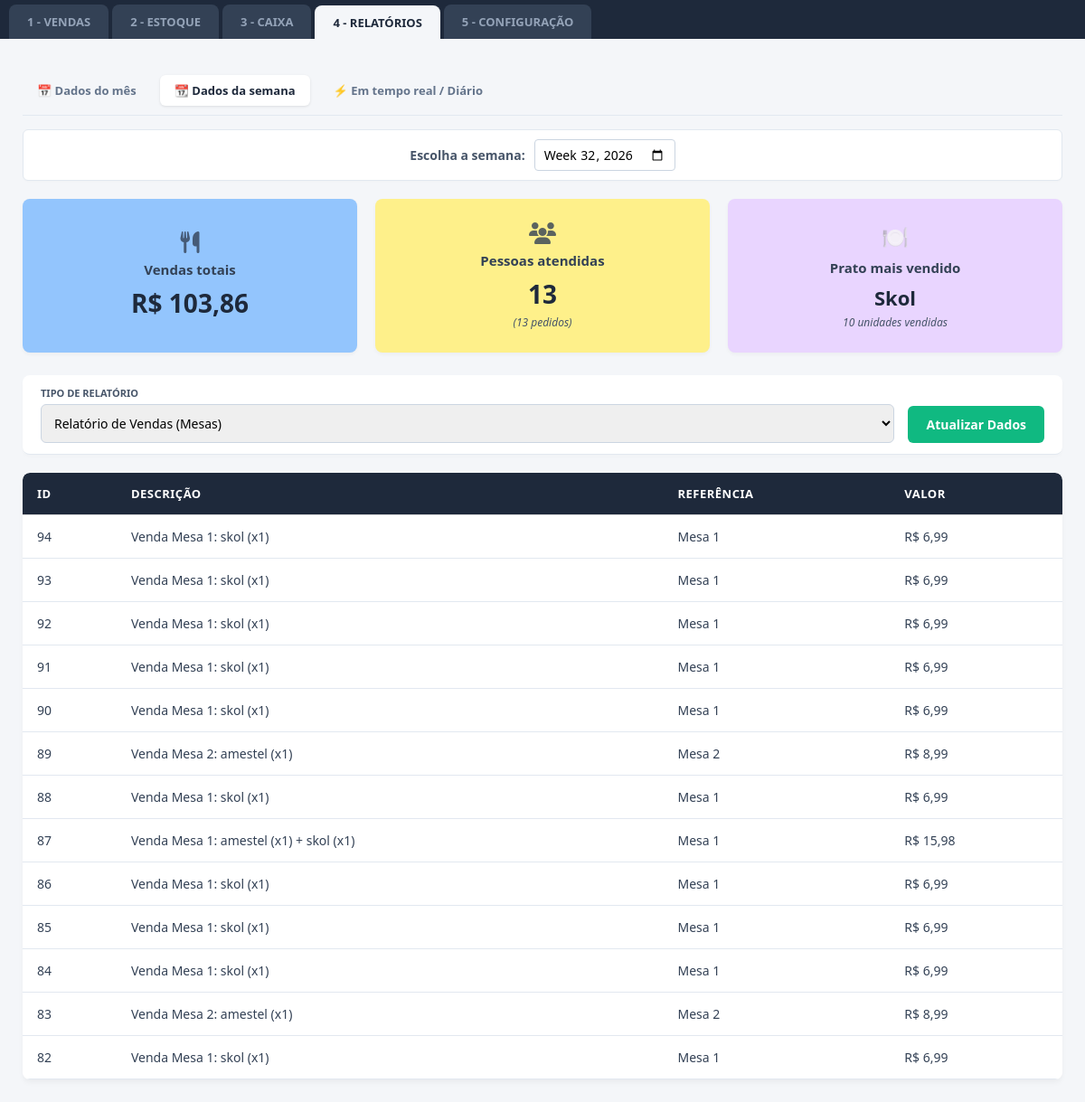
The app's page /relatorios?filtro=semana with its own data.
### tables this page shows
CREATE TABLE financeiro (
            id INTEGER PRIMARY KEY AUTOINCREMENT,
            descricao TEXT,
            valor REAL,
            tipo TEXT,
            data TEXT
        );

### app.py (the view)
@app.route('/relatorios')
def relatorios():
    filtro_tipo = request.args.get('filtro', 'dia')
    data_atual_padrao = datetime.now().strftime('%Y-%m-%d')
    mes_atual_padrao = datetime.now().strftime('%Y-%m')
    semana_atual_padrao = datetime.now().strftime('%G-W%V')
    data_selecionada = request.args.get('data_escolhida', data_atual_padrao)
    mes_selecionado = request.args.get('mes_ano', mes_atual_padrao)
    semana_selecionada = request.args.get('semana_escolhida', semana_atual_padrao)
    conexao = sqlite3.connect("restaurante.db")
    cursor = conexao.cursor()
    if filtro_tipo == 'mes':
        termo_busca = f"{mes_selecionado}%"
        cursor.execute("SELECT id, descricao, tipo, valor FROM financeiro WHERE tipo = 'Receita' AND data LIKE ? ORDER BY id DESC", (termo_busca,))
    elif filtro_tipo == 'semana':
        try:
            ano_str, semana_str = semana_selecionada.split('-W')
            inicio_semana = datetime.strptime(f'{ano_str}-W{semana_str}-1', "%G-W%V-%u").strftime('%Y-%m-%d 00:00:00')
            fim_semana = datetime.strptime(f'{ano_str}-W{semana_str}-7', "%G-W%V-%u").strftime('%Y-%m-%d 23:59:59')
        except ValueError:
            inicio_semana = "1900-01-01 00:00:00"
            fim_semana = "2100-01-01 23:59:59"
        cursor.execute("""
            SELECT id, descricao, tipo, valor
            FROM financeiro
            WHERE tipo = 'Receita' AND data >= ? AND data <= ?
            ORDER BY id DESC
        """, (inicio_semana, fim_semana))
    else: # dia
        termo_busca = f"{data_selecionada}%"
        cursor.execute("SELECT id, descricao, tipo, valor FROM financeiro WHERE tipo = 'Receita' AND data LIKE ? ORDER BY id DESC", (termo_busca,))
    dados = cursor.fetchall()
    conexao.close()
    resultados = []
    soma_total = 0.0
    contagem_pratos = {}
    for item in dados:
        id_item, desc, tipo, val = item
        soma_total += val
        if "Balcão" in desc:
            referencia_venda = "Balcão"
        elif "Mesa" in desc:
            referencia_venda = desc.split(':')[0].replace("Venda ", "")
        else:
            referencia_venda = "Outros"
        resultados.append({
            "id": id_item,
            "descricao": desc,
            "referencia": referencia_venda,
            "valor": f"R$ {val:,.2f}".replace(",", "X").replace(".", ",").replace("X", ".")
        })
        match = re.search(r':\s*(.+?)\s*\(x(\d+)\)', desc)
        if match:
            nome_produto = match.group(1).strip().capitalize()
            quantidade = int(match.group(2))
            contagem_pratos[nome_produto] = contagem_pratos.get(nome_produto, 0) + quantidade
    total_pedidos = len(resultados)
    if contagem_pratos:
        prato_destaque_nome = max(contagem_pratos, key=contagem_pratos.get)
        prato_destaque_qtd = contagem_pratos[prato_destaque_nome]
    else:
        prato_destaque_nome = "Sem vendas"
        prato_destaque_qtd = 0
    vendas_formatadas = f"R$ {soma_total:,.2f}".replace(",", "X").replace(".", ",").replace("X", ".")
    return render_template(
        'relatorios.html',
        vendas_totais=vendas_formatadas,
        total_pessoas=total_pedidos,
        total_pedidos=total_pedidos,
        prato_destaque_nome=prato_destaque_nome,
        prato_destaque_qtd=prato_destaque_qtd,
        resultados=resultados,
        filtro_atual=filtro_tipo,
        mes_selecionado=mes_selecionado,
        data_selecionada=data_selecionada,
        semana_selecionada=semana_selecionada
    )

### templates/relatorios.html (shortened to what this page needs)
<!DOCTYPE html>
<html lang="pt-BR">
<head>
    <link rel="stylesheet" href="{{ url_for('static', filename='style.css') }}">
    <link rel="stylesheet" href="https://cdnjs.cloudflare.com/ajax/libs/font-awesome/6.4.0/css/all.min.css">
</head>
<body>
    <div class="abas-container">
        <a href="/vendas" style="text-decoration: none;"><button class="aba">1 - VENDAS</button></a>
        <a href="/estoque" style="text-decoration: none;"><button class="aba">2 - ESTOQUE</button></a>
        <a href="/caixa" style="text-decoration: none;"><button class="aba">3 - CAIXA</button></a>
        <a href="/relatorios" style="text-decoration: none;"><button class="aba ativa">4 - RELATÓRIOS</button></a>
        <a href="/configuracao" style="text-decoration: none;"><button class="aba">5 - CONFIGURAÇÃO</button></a>
    </div>
    <div class="container-principal">
        <div class="sub-abas">
            <a href="/relatorios?filtro=mes" style="text-decoration: none;">
                <button class="sub-aba {% if filtro_atual == 'mes' %}ativa{% endif %}">
                    📅 Dados do mês
                </button>
            </a>
            <a href="/relatorios?filtro=semana" style="text-decoration: none;">
                <button class="sub-aba {% if filtro_atual == 'semana' %}ativa{% endif %}">
                    📆 Dados da semana
                </button>
            </a>
            <a href="/relatorios?filtro=dia" style="text-decoration: none;">
                <button class="sub-aba {% if filtro_atual == 'dia' %}ativa{% endif %}">
                    ⚡ Em tempo real / Diário
                </button>
            </a>
        </div>
        <div class="seletor-mes" style="padding: 10px; background: #fff; border: 1px solid #e2e8f0; border-radius: 6px; margin-bottom: 20px; text-align: center;">
            <form method="GET" action="/relatorios" style="display: inline-flex; align-items: center; gap: 10px;">
                {% if filtro_atual == 'mes' %}
                    <label for="mes_ano" style="font-size: 14px; font-weight: 600; color: #475569;">Escolha o mês:</label>
                    <input type="month" id="mes_ano" name="mes_ano" value="{{ mes_selecionado }}"
                           onchange="this.form.submit()"
                           style="padding: 6px 10px; border: 1px solid #cbd5e1; border-radius: 4px; font-size: 14px; outline: none; cursor: pointer;">
                {% elif filtro_atual == 'semana' %}
                    <label for="semana_escolhida" style="font-size: 14px; font-weight: 600; color: #475569;">Escolha a semana:</label>
                    <input type="week" id="semana_escolhida" name="semana_escolhida" value="{{ semana_selecionada }}"
                           onchange="this.form.submit()"
                           style="padding: 6px 10px; border: 1px solid #cbd5e1; border-radius: 4px; font-size: 14px; outline: none; cursor: pointer;">
                {% endif %}
            </form>
        </div>
        <div class="dashboard-cards">
            <div class="card-metrica card-azul">
                <i class="fa-solid fa-utensils icone-card"></i>
                <span class="titulo-card">Vendas totais</span>
                <span class="valor-card">{{ vendas_totais }}</span>
            </div>
            <div class="card-metrica card-amarelo">
                <i class="fa-solid fa-users icone-card"></i>
                <span class="titulo-card">Pessoas atendidas</span>
                <span class="valor-card">{{ total_pessoas }}</span>
                <span class="sub-valor">({{ total_pedidos }} pedidos)</span>
            </div>
            <div class="card-metrica card-roxo">
                <div class="icone-card">🍽️</div>
                <div class="titulo-card">Prato mais vendido</div>
                <div class="valor-card" style="font-size: 22px;">{{ prato_destaque_nome }}</div>
                <div class="sub-valor">{{ prato_destaque_qtd }} unidades vendidas</div>
            </div>
        </div>
        <div class="barra-ferramentas" style="border-radius: 8px; margin-top: 25px; align-items: flex-end;">
            <div style="display: flex; flex-direction: column; gap: 5px; flex: 1;">
                <label style="font-size: 11px; font-weight: bold; color: #475569; text-transform: uppercase;">Tipo de Relatório</label>
                <select id="filtro-tipo" style="padding: 10px; border: 1px solid #cbd5e1; border-radius: 6px; font-size: 14px; outline: none;">
                    <option value="vendas">Relatório de Vendas (Mesas)</option>
                </select>
            </div>
            <button onclick="window.location.reload();" style="background-color: #10b981; color: white; border: none; padding: 11px 20px; border-radius: 6px; font-weight: bold; cursor: pointer; font-size: 14px;">
                Atualizar Dados
            </button>
        </div>
        <div style="background: white; border-radius: 8px; overflow: hidden; margin-top: 20px; box-shadow: 0 4px 6px -1px rgba(0, 0, 0, 0.05);">
            <table>
                <thead>
                    <tr>
                        <th>ID</th>
                        <th>Descrição</th>
                        <th>Referência</th>
                        <th>Valor</th>
                    </tr>
                </thead>
                <tbody>
                    {% if resultados %}
                        {% for item in resultados %}
                        <tr>
                            <td>{{ item.id }}</td>
                            <td>{{ item.descricao }}</td>
                            <td>{{ item.referencia }}</td>
                            <td>{{ item.valor }}</td>
                        </tr>
                        {% endfor %}
                    {% else %}
                        <tr>
                            <td colspan="4" style="text-align: center; color: #64748b; padding: 25px;">Nenhuma venda registrada neste período.</td>
                        </tr>
                    {% endif %}
                </tbody>
            </table>
        </div>
    </div>
</body>
</html>

### static/style.css (style rules this page uses)
* { margin: 0; padding: 0; box-sizing: border-box; font-family: 'Segoe UI', Arial, sans-serif; }
body { background-color: #f4f6f9; color: #333; display: flex; flex-direction: column; height: 100vh; overflow: hidden; }
.abas-container { background-color: #1e293b; display: flex; padding: 5px 10px 0 10px; gap: 4px; align-items: flex-end; border-bottom: none; }
.aba { padding: 10px 20px; color: #94a3b8; background-color: #334155; font-size: 13px; font-weight: bold; border: none; border-top-left-radius: 8px; border-top-right-radius: 8px; border-bottom-left-radius: 0px; border-bottom-right-radius: 0px; cursor: pointer; transition: all 0.2s ease; text-decoration: none; display: inline-block; }
.aba.ativa { background-color: #f4f6f9; color: #1e293b; position: relative; z-index: 10; border-bottom-left-radius: 0px; border-bottom-right-radius: 0px; margin-bottom: -1px; }
.barra-ferramentas { background-color: #ffffff; display: flex; gap: 15px; padding: 12px 20px; border-bottom: 1px solid #e2e8f0; box-shadow: 0 2px 4px rgba(0,0,0,0.02); position: relative; z-index: 5; flex-shrink: 0; }
.container-principal { flex: 1; padding: 25px; overflow-y: auto; width: 100%; }
table { width: 100%; border-collapse: collapse; background-color: white; }
th, td { padding: 12px; border-bottom: 1px solid #ddd; text-align: left; }
th { background-color: #f4f4f4; font-weight: bold; }
.aba { padding: 10px 20px; color: #94a3b8; background-color: #334155; font-size: 13px; font-weight: bold; border: none; border-top-left-radius: 8px; border-top-right-radius: 8px; cursor: pointer; transition: all 0.2s ease; text-decoration: none; display: inline-block; }
table { width: 100%; border-collapse: collapse; background-color: white; border-radius: 8px; overflow: hidden; }
th { background-color: #1e293b; color: #ffffff; padding: 14px 16px; text-align: left; font-size: 13px; text-transform: uppercase; letter-spacing: 0.5px; }
td { padding: 14px 16px; border-bottom: 1px solid #e2e8f0; color: #334155; font-size: 14px; }
.sub-abas { display: flex; gap: 10px; margin-bottom: 15px; border-bottom: 1px solid #e2e8f0; padding-bottom: 10px; }
.sub-aba { background: transparent; border: none; padding: 8px 16px; font-size: 13px; font-weight: 600; color: #64748b; cursor: pointer; border-radius: 6px; transition: all 0.2s; }
.sub-aba.ativa { background-color: #ffffff; color: #1e293b; box-shadow: 0 1px 3px rgba(0,0,0,0.1); }
.seletor-mes { background-color: #ffffff; border: 1px solid #e2e8f0; text-align: center; padding: 12px; border-radius: 6px; font-size: 14px; color: #475569; font-weight: 600; margin-bottom: 20px; cursor: pointer; box-shadow: 0 1px 2px rgba(0,0,0,0.02); }
.dashboard-cards { display: grid; grid-template-columns: repeat(3, 1fr); gap: 20px; margin-bottom: 20px; }
.card-metrica { padding: 25px 20px; border-radius: 8px; display: flex; flex-direction: column; align-items: center; justify-content: center; box-shadow: 0 2px 4px rgba(0,0,0,0.04); }
.icone-card { font-size: 24px; margin-bottom: 8px; color: #334155; opacity: 0.8; }
.titulo-card { font-size: 15px; font-weight: 600; color: #334155; margin-bottom: 8px; }
.valor-card { font-size: 28px; font-weight: bold; color: #1e293b; }
.sub-valor { font-size: 12px; color: #475569; font-style: italic; margin-top: 4px; }
.card-azul { background-color: #93c5fd; }
.card-amarelo { background-color: #fef08a; }
.card-roxo { background-color: #e9d5ff; }

### records on screen
financeiro: id "94", descricao "Venda Mesa 1: skol (x1)", referencia "Mesa 1", valor "R$ 6,99"
financeiro: id "93", descricao "Venda Mesa 1: skol (x1)", referencia "Mesa 1", valor "R$ 6,99"
financeiro: id "92", descricao "Venda Mesa 1: skol (x1)", referencia "Mesa 1", valor "R$ 6,99"
financeiro: id "91", descricao "Venda Mesa 1: skol (x1)", referencia "Mesa 1", valor "R$ 6,99"
financeiro: id "90", descricao "Venda Mesa 1: skol (x1)", referencia "Mesa 1", valor "R$ 6,99"
financeiro: id "89", descricao "Venda Mesa 2: amestel (x1)", referencia "Mesa 2", valor "R$ 8,99"
financeiro: id "88", descricao "Venda Mesa 1: skol (x1)", referencia "Mesa 1", valor "R$ 6,99"
financeiro: id "87", descricao "Venda Mesa 1: amestel (x1) + skol (x1)", referencia "Mesa 1", valor "R$ 15,98"
financeiro: id "86", descricao "Venda Mesa 1: skol (x1)", referencia "Mesa 1", valor "R$ 6,99"
financeiro: id "85", descricao "Venda Mesa 1: skol (x1)", referencia "Mesa 1", valor "R$ 6,99"
financeiro: id "84", descricao "Venda Mesa 1: skol (x1)", referencia "Mesa 1", valor "R$ 6,99"
financeiro: id "83", descricao "Venda Mesa 2: amestel (x1)", referencia "Mesa 2", valor "R$ 8,99"
financeiro: id "82", descricao "Venda Mesa 1: skol (x1)", referencia "Mesa 1", valor "R$ 6,99"

### other values on screen
{{ vendas_totais }} "R$ 103,86"
{{ total_pessoas }} "13"
{{ total_pedidos }} "13"
{{ prato_destaque_nome }} "Skol"
{{ prato_destaque_qtd }} "10"
